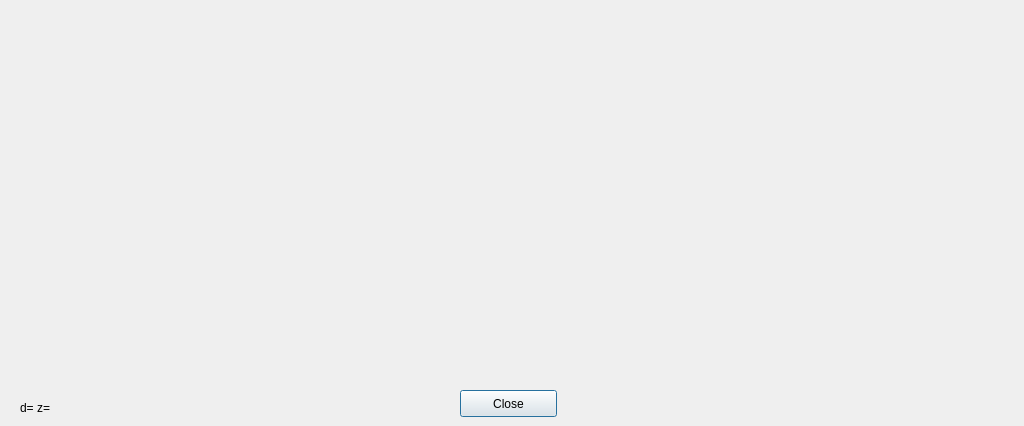
<?xml version="1.0" encoding="UTF-8"?>
<ui version="4.0">
 <class>ProfileDepthDialog</class>
 <widget class="QDialog" name="ProfileDepthDialog">
  <property name="geometry">
   <rect>
    <x>0</x>
    <y>0</y>
    <width>1024</width>
    <height>426</height>
   </rect>
  </property>
  <property name="windowTitle">
   <string>Profile Depth</string>
  </property>
  <widget class="PaintWidget" name="drawing_widget" native="true">
   <property name="geometry">
    <rect>
     <x>0</x>
     <y>1</y>
     <width>1031</width>
     <height>381</height>
    </rect>
   </property>
  </widget>
  <widget class="QPushButton" name="close_btn">
   <property name="geometry">
    <rect>
     <x>460</x>
     <y>390</y>
     <width>97</width>
     <height>27</height>
    </rect>
   </property>
   <property name="text">
    <string>Close</string>
   </property>
  </widget>
  <widget class="QLabel" name="coords_label">
   <property name="geometry">
    <rect>
     <x>20</x>
     <y>398</y>
     <width>371</width>
     <height>20</height>
    </rect>
   </property>
   <property name="text">
    <string>d= z=</string>
   </property>
  </widget>
 </widget>
 <customwidgets>
  <customwidget>
   <class>PaintWidget</class>
   <extends>QWidget</extends>
   <header location="global">paint_widget.h</header>
   <container>1</container>
  </customwidget>
 </customwidgets>
 <resources/>
 <connections/>
</ui>
